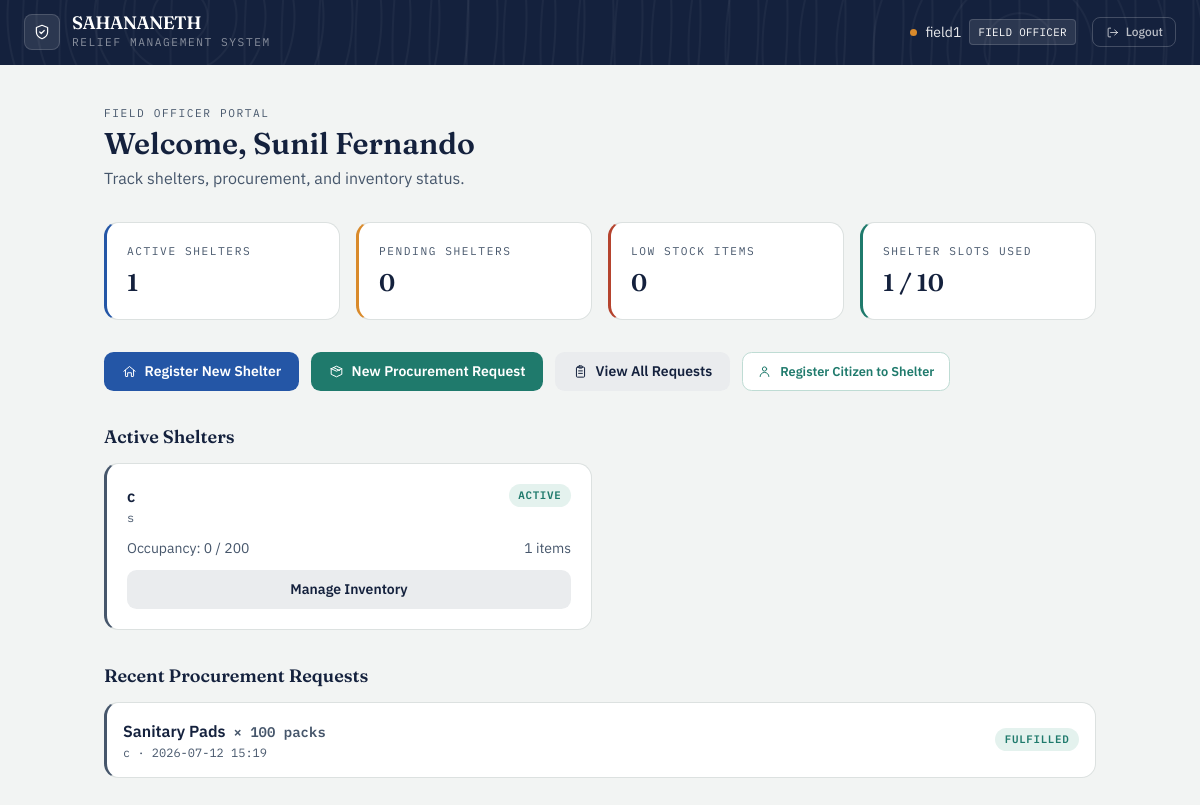
Before: /field/dashboard (signed in) with the older database file.
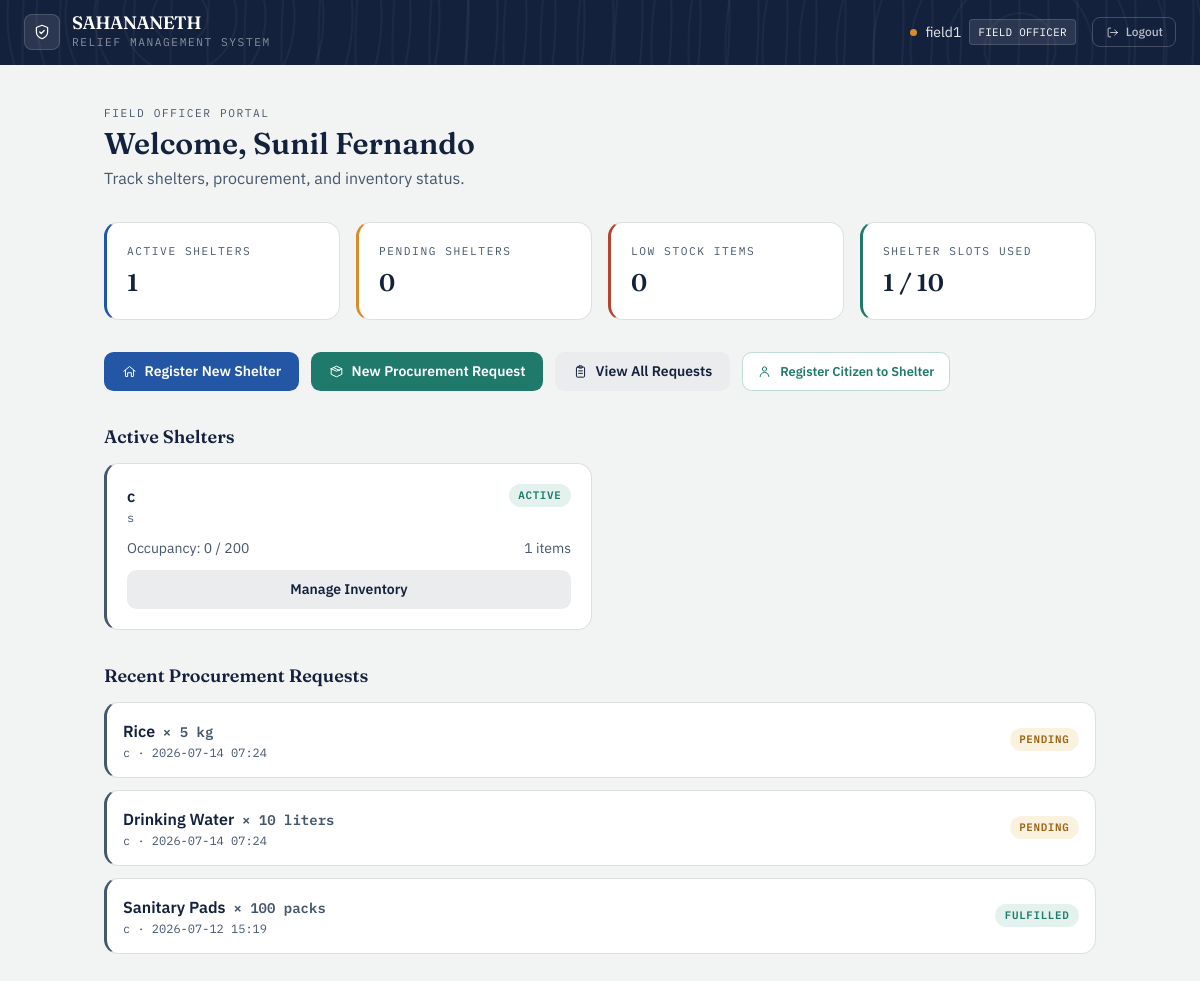
After: the same page with the newer database file.
### app/models/user.py (models this page shows, shortened)
class User(UserMixin, db.Model):
    __tablename__ = 'users'
    id = db.Column(db.Integer, primary_key=True)
    username = db.Column(db.String(80), unique=True, nullable=False)
    full_name = db.Column(db.String(150), nullable=True)
    password_hash = db.Column(db.String(256), nullable=False)
    role_level = db.Column(
    db.Enum('super_admin', 'gov_officer', 'field_officer',
            'warehouse_manager', 'citizen',
            name='user_role_enum'),
    nullable=False
)
    status = db.Column(
        db.Enum('pending', 'active', 'needs_verification', 'verified', 'rejected',name='user_status_enum'),
        default='pending',
        nullable=False
    )
    assigned_node_id = db.Column(db.Integer, nullable=True)
    created_at = db.Column(db.DateTime, default=datetime.utcnow)

### app/models/shelter.py (models this page shows, shortened)
class Shelter(db.Model):
    __tablename__ = 'shelters'
    id = db.Column(db.Integer, primary_key=True)
    shelter_name = db.Column(db.String(150), nullable=False)
    latitude = db.Column(db.Float, nullable=True)
    longitude = db.Column(db.Float, nullable=True)
    maximum_capacity = db.Column(db.Integer, nullable=False)
    current_occupancy_count = db.Column(db.Integer, default=0)
    address = db.Column(db.String(255), nullable=True)
    status = db.Column(
    db.Enum('pending_approval', 'active', 'inactive',
            name='shelter_status_enum'),
    default='pending_approval',
    nullable=False
)
    created_by_id = db.Column(db.Integer, db.ForeignKey('users.id'), nullable=False)
    approved_by_id = db.Column(db.Integer, db.ForeignKey('users.id'), nullable=True)
    created_at = db.Column(db.DateTime, default=datetime.utcnow)
    created_by = db.relationship('User', foreign_keys=[created_by_id], backref='created_shelters')
    approved_by = db.relationship('User', foreign_keys=[approved_by_id], backref='approved_shelters')
    inventory_items = db.relationship('ShelterInventory', backref='shelter', cascade='all, delete-orphan')

### app/models/procurement.py (models this page shows, shortened)
class ProcurementRequest(db.Model):
    __tablename__ = 'procurement_requests'
    id = db.Column(db.Integer, primary_key=True)
    origin_shelter_id = db.Column(db.Integer, db.ForeignKey('shelters.id'), nullable=False)
    requested_by_id = db.Column(db.Integer, db.ForeignKey('users.id'), nullable=False)
    requested_sku = db.Column(db.String(100), nullable=False)
    quantity_needed = db.Column(db.Integer, nullable=False)
    metric_unit = db.Column(db.String(30), nullable=False)
    notes = db.Column(db.String(255), nullable=True)
    status_state = db.Column(
    db.Enum('pending', 'approved', 'dispatched', 'fulfilled', 'rejected',
            name='procurement_status_enum'),
    default='pending'
)
    received_quantity = db.Column(db.Integer, nullable=True)
    fulfilled_warehouse_id = db.Column(db.Integer, db.ForeignKey('warehouses.id'), nullable=True)
    created_at = db.Column(db.DateTime, default=datetime.utcnow)
    updated_at = db.Column(db.DateTime, default=datetime.utcnow, onupdate=datetime.utcnow)
    shelter = db.relationship('Shelter', backref='procurement_requests')
    requested_by = db.relationship('User', backref='procurement_requests')
    fulfilled_warehouse = db.relationship('Warehouse', backref='fulfilled_requests')

### app/routes/field_officer.py (the view)
@field_bp.route('/dashboard')
@login_required
@role_required('field_officer')
@active_required
def dashboard():
    my_shelters = Shelter.query.filter(
        Shelter.created_by_id == current_user.id,
        Shelter.status == 'active'
    ).all()
    pending_shelters = Shelter.query.filter_by(
        created_by_id=current_user.id,
        status='pending_approval'
    ).all()
    all_requests = []
    low_stock_items = []
    for shelter in my_shelters:
        all_requests += ProcurementRequest.query.filter_by(
            origin_shelter_id=shelter.id
        ).order_by(ProcurementRequest.created_at.desc()).limit(5).all()
        low_stock_items += [item for item in shelter.inventory_items if item.is_low]
    shelter_count = Shelter.query.filter(
        Shelter.created_by_id == current_user.id,
        Shelter.status.in_(['active', 'pending_approval'])
    ).count()
    return render_template('field_officer/dashboard.html',
                           my_shelters=my_shelters,
                           pending_shelters=pending_shelters,
                           my_requests=all_requests,
                           low_stock_items=low_stock_items,
                           shelter_count=shelter_count)

### app/models/shelter.py (called while the page is built)
    @property
    def is_low(self):
        return self.quantity <= self.threshold

### app/models/user.py (called while the page is built)
@login_manager.user_loader
def load_user(user_id):
    return User.query.get(int(user_id))

### app/utils.py (called while the page is built)
def role_required(*roles):
    def decorator(f):
        @wraps(f)
        def decorated_function(*args, **kwargs):
            if not current_user.is_authenticated:
                abort(401)
            if current_user.role_level not in roles:
                abort(403)
            return f(*args, **kwargs)
        return decorated_function
    return decorator

def active_required(f):
    @wraps(f)
    def decorated_function(*args, **kwargs):
        if not current_user.is_authenticated:
            abort(401)
        if current_user.status == 'pending':
            flash('Your account is pending approval. Please wait.', 'warning')
            return redirect(url_for('auth.pending'))
        if current_user.status == 'rejected':
            flash('Your account has been rejected. Contact admin.', 'danger')
            return redirect(url_for('auth.login'))
        return f(*args, **kwargs)
    return decorated_function

### app/templates/field_officer/dashboard.html (shortened to what this page needs)
{% extends "base.html" %}
{% block content %}
<div class="mx-auto mt-10 max-w-5xl px-4 pb-16">
    <div class="eyebrow">Field Officer Portal</div>
    <h1 class="mt-1 font-display text-3xl font-semibold text-ink">
        Welcome, {{ current_user.full_name or current_user.username }}
    </h1>
    <p class="mb-8 mt-1 text-slate">Track shelters, procurement, and inventory status.</p>
    <div class="mb-8 grid grid-cols-1 gap-4 md:grid-cols-4">
        <div class="ledger-card tone-civic p-5">
            <p class="eyebrow">Active Shelters</p>
            <p class="mt-2 font-display text-2xl font-semibold text-ink">{{ my_shelters|length }}</p>
        </div>
        <div class="ledger-card tone-amber p-5">
            <p class="eyebrow">Pending Shelters</p>
            <p class="mt-2 font-display text-2xl font-semibold text-ink">{{ pending_shelters|length }}</p>
        </div>
        <div class="ledger-card tone-rust p-5">
            <p class="eyebrow">Low Stock Items</p>
            <p class="mt-2 font-display text-2xl font-semibold text-ink">{{ low_stock_items|length }}</p>
        </div>
        <div class="ledger-card tone-relief p-5">
            <p class="eyebrow">Shelter Slots Used</p>
            <p class="mt-2 font-display text-2xl font-semibold text-ink">{{ shelter_count }} / 10</p>
        </div>
    </div>
    <div class="mb-8 flex flex-wrap gap-3">
        {% if shelter_count < 10 %}
        <a href="/field/shelter/create" class="btn-primary inline-flex items-center gap-2">
            <svg class="icon" style="width:15px;height:15px"><use href="#icon-home"/></svg>
            Register New Shelter
        </a>
        {% else %}
        <span class="rounded-lg border border-line bg-paper px-5 py-2.5 text-sm font-medium text-slate">
            Max 10 Shelters Reached
        </span>
        {% endif %}
        <a href="/field/procurement/create" class="btn-secondary inline-flex items-center gap-2">
            <svg class="icon" style="width:15px;height:15px"><use href="#icon-package"/></svg>
            New Procurement Request
        </a>
        <a href="/field/procurement/list" class="btn-ghost inline-flex items-center gap-2">
            <svg class="icon" style="width:15px;height:15px"><use href="#icon-clipboard"/></svg>
            View All Requests
        </a>
        <a href="/field/citizens/register" class="btn-approve inline-flex items-center gap-2">
            <svg class="icon" style="width:15px;height:15px"><use href="#icon-user"/></svg>
            Register Citizen to Shelter
        </a>
    </div>
    <h2 class="mb-3 font-display text-lg font-semibold text-ink">Active Shelters</h2>
    {% if my_shelters %}
    <div class="mb-8 grid grid-cols-1 gap-4 md:grid-cols-2">
        {% for shelter in my_shelters %}
        <div class="ledger-card tone-slate p-5">
            <div class="mb-3 flex items-start justify-between gap-3">
                <div>
                    <p class="font-semibold text-ink">{{ shelter.shelter_name }}</p>
                    <p class="mt-0.5 text-xs font-mono text-slate">{{ shelter.address or 'No address' }}</p>
                </div>
                <span class="status-pill status-approved">Active</span>
            </div>
            <div class="mb-3 flex justify-between text-sm text-slate">
                <span>Occupancy: {{ shelter.current_occupancy_count }} / {{ shelter.maximum_capacity }}</span>
                <span>{{ shelter.inventory_items|length }} items</span>
            </div>
            <a href="/field/shelter/{{ shelter.id }}/inventory"
                class="btn-ghost block text-center">
                Manage Inventory
            </a>
        </div>
        {% endfor %}
    </div>
    {% else %}
    <div class="ledger-card tone-relief p-6 text-center text-slate mb-8">
        No active shelters yet. Register your first shelter above.
    </div>
    {% endif %}
    <h2 class="mb-3 font-display text-lg font-semibold text-ink">Recent Procurement Requests</h2>
    {% if my_requests %}
    <div class="space-y-3">
        {% for req in my_requests %}
        <div class="ledger-card tone-slate p-4 flex flex-wrap items-center justify-between gap-3">
            <div>
                <p class="font-semibold text-ink">
                    {{ req.requested_sku }}
                    <span class="ml-1 font-mono text-sm text-slate">
                        × {{ req.quantity_needed }} {{ req.metric_unit }}
                    </span>
                </p>
                <p class="mt-0.5 text-xs font-mono text-slate">
                    {{ req.shelter.shelter_name }} ·
                    {{ req.created_at.strftime('%Y-%m-%d %H:%M') }}
                </p>
            </div>
            <span class="status-pill {% if req.status_state == 'pending' %}status-pending{% elif req.status_state == 'approved' %}status-approved{% elif req.status_state == 'fulfilled' %}status-fulfilled{% else %}status-rejected{% endif %}">
                {{ req.status_state.title() }}
            </span>
        </div>
        {% endfor %}
    </div>
    {% else %}
    <div class="ledger-card tone-relief p-6 text-center text-slate">
        No procurement requests yet.
    </div>
    {% endif %}
</div>
{% endblock %}

### app/templates/base.html (shortened to what this page needs)
<!DOCTYPE html>
<html lang="en">
<head>
    <script src="https://cdn.tailwindcss.com"></script>
</head>
<body class="min-h-screen text-ink">
{% if current_user.is_authenticated %}
<nav class="contour-bg text-white px-6 py-3.5 flex justify-between items-center">
    <div class="flex items-center gap-3">
        <div class="w-9 h-9 rounded-lg bg-white/10 border border-white/15 flex items-center justify-center">
            <svg class="icon text-white"><use href="#icon-shield"/></svg>
        </div>
        <div>
            <div class="font-display font-semibold text-lg leading-none tracking-tight">SAHANANETH</div>
            <div class="eyebrow text-white/50 mt-0.5">Relief Management System</div>
        </div>
    </div>
    <div class="flex gap-4 items-center text-sm">
        <div class="flex items-center gap-2">
            <span class="badge-dot bg-amber"></span>
            <span class="text-white/90">{{ current_user.username }}</span>
            <span class="font-mono text-[0.68rem] tracking-wide uppercase bg-white/10 border border-white/15 px-2 py-0.5 rounded">
                {{ current_user.role_level.replace('_', ' ').title() }}
            </span>
        </div>
        <a href="/auth/logout" class="flex items-center gap-1.5 text-white/70 hover:text-white border border-white/20 hover:border-white/40 px-3 py-1.5 rounded-lg transition">
            <svg class="icon" style="width:15px;height:15px"><use href="#icon-logout"/></svg>
            <span class="text-xs font-medium">Logout</span>
        </a>
    </div>
</nav>
{% endif %}
<main class="{% block main_class %}{% endblock %}">
    {% block content %}{% endblock %}
</main>
</body>
</html>

### app/templates/base.html (style rules this page uses)
body { font-family: 'IBM Plex Sans', sans-serif; background: #F2F4F3; }
.font-display { font-family: 'Fraunces', serif; }
.font-mono { font-family: 'IBM Plex Mono', monospace; }
.eyebrow { font-family: 'IBM Plex Mono', monospace; font-size: 0.7rem; letter-spacing: 0.14em; text-transform: uppercase; color: #46566B; }
.contour-bg { background-color: #14213D; background-image: repeating-radial-gradient(circle at 15% 25%, transparent 0, transparent 26px, rgba(255,255,255,0.045) 27px, rgba(255,255,255,0.045) 28px, transparent 29px), repeating-radial-gradient(circle at 85% 75%, transparent 0, transparent 34px, rgba(255,255,255,0.04) 35px, rgba(255,255,255,0.04) 36px, transparent 37px); }
.ledger-card { background: #fff; border: 1px solid #DCE1E0; border-radius: 0.9rem; border-left-width: 3px; }
.ledger-card.tone-civic { border-left-color: #2456A6; }
.ledger-card.tone-amber { border-left-color: #D98A2B; }
.ledger-card.tone-relief { border-left-color: #1F7A6C; }
.ledger-card.tone-rust { border-left-color: #B5432E; }
.ledger-card.tone-slate { border-left-color: #46566B; }
.status-pill { font-family: 'IBM Plex Mono', monospace; font-size: 0.68rem; letter-spacing: 0.06em; text-transform: uppercase; padding: 0.2rem 0.6rem; border-radius: 999px; font-weight: 600; white-space: nowrap; }
.status-pending { background: #FBF1DF; color: #9A6416; }
.status-approved, .status-verified, .status-active, .status-fulfilled { background: #E4F2EE; color: #1F7A6C; }
.badge-dot { width: 7px; height: 7px; border-radius: 999px; display: inline-block; }
.btn-primary { background: #2456A6; color: #fff; font-weight: 600; font-size: 0.875rem; padding: 0.55rem 1.1rem; border-radius: 0.6rem; transition: background 0.15s ease; }
.btn-secondary { background: #1F7A6C; color: #fff; font-weight: 600; font-size: 0.875rem; padding: 0.55rem 1.1rem; border-radius: 0.6rem; transition: background 0.15s ease; }
.btn-ghost { background: #EAECEE; color: #14213D; font-weight: 600; font-size: 0.875rem; padding: 0.55rem 1.1rem; border-radius: 0.6rem; transition: background 0.15s ease; }
.btn-approve { background: #fff; color: #1F7A6C; font-weight: 600; font-size: 0.8rem; border: 1px solid #BFDCD4; padding: 0.4rem 0.9rem; border-radius: 0.6rem; transition: all 0.15s ease; }
.icon { width: 18px; height: 18px; stroke: currentColor; fill: none; stroke-width: 1.6; stroke-linecap: round; stroke-linejoin: round; }

Changed rows visible on the page:
added ProcurementRequest: requested_sku "Rice", quantity_needed "5", metric_unit "kg", shelter.shelter_name "c", created_at "2026-07-14 07:24", status_state "PENDING"
added ProcurementRequest: requested_sku "Drinking Water", quantity_needed "10", metric_unit "liters", shelter.shelter_name "c", created_at "2026-07-14 07:24", status_state "PENDING"
